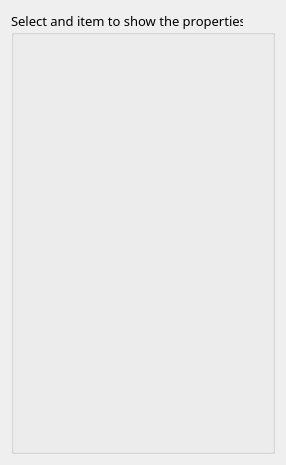
<?xml version="1.0" encoding="UTF-8"?>
<ui version="4.0">
 <class>PropertiesWidget</class>
 <widget class="QWidget" name="PropertiesWidget">
  <property name="geometry">
   <rect>
    <x>0</x>
    <y>0</y>
    <width>267</width>
    <height>465</height>
   </rect>
  </property>
  <property name="maximumSize">
   <size>
    <width>267</width>
    <height>16777215</height>
   </size>
  </property>
  <property name="windowTitle">
   <string>Form</string>
  </property>
  <layout class="QVBoxLayout" name="verticalLayout">
   <item>
    <widget class="QGroupBox" name="gbox_properties">
     <property name="maximumSize">
      <size>
       <width>16777215</width>
       <height>16777215</height>
      </size>
     </property>
     <property name="font">
      <font>
       <family>Noto Sans</family>
       <pointsize>10</pointsize>
      </font>
     </property>
     <property name="title">
      <string>Select and item to show the properties</string>
     </property>
     <property name="flat">
      <bool>false</bool>
     </property>
    </widget>
   </item>
  </layout>
 </widget>
 <resources/>
 <connections/>
</ui>
